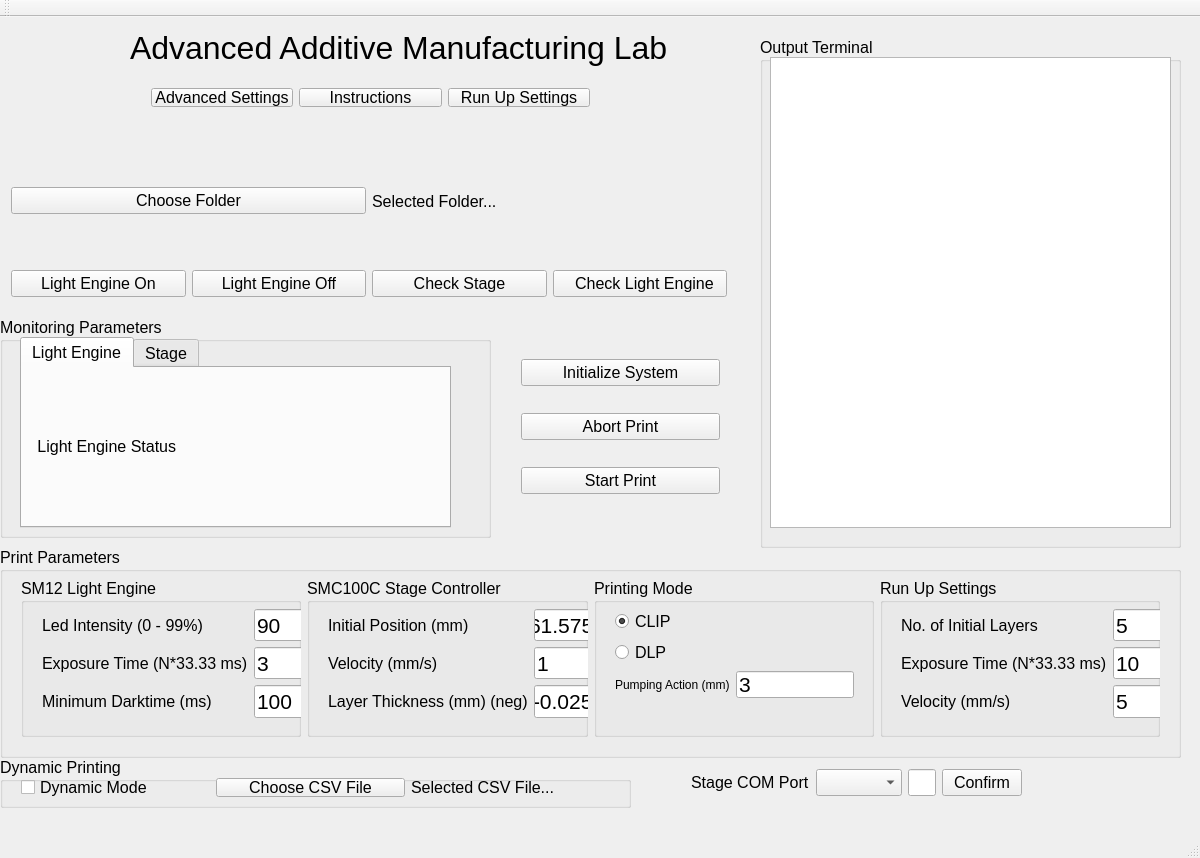
<?xml version="1.0" encoding="UTF-8"?>
<ui version="4.0">
 <class>demoqtClass</class>
 <widget class="QMainWindow" name="demoqtClass">
  <property name="geometry">
   <rect>
    <x>0</x>
    <y>0</y>
    <width>1200</width>
    <height>858</height>
   </rect>
  </property>
  <property name="font">
   <font>
    <family>Segoe UI</family>
    <pointsize>12</pointsize>
   </font>
  </property>
  <property name="windowTitle">
   <string>demoqt</string>
  </property>
  <widget class="QWidget" name="centralWidget">
   <widget class="QGroupBox" name="groupBox_3">
    <property name="geometry">
     <rect>
      <x>0</x>
      <y>530</y>
      <width>1181</width>
      <height>211</height>
     </rect>
    </property>
    <property name="font">
     <font>
      <family>Segoe UI</family>
      <pointsize>12</pointsize>
     </font>
    </property>
    <property name="title">
     <string>Print Parameters</string>
    </property>
    <widget class="QWidget" name="horizontalLayoutWidget">
     <property name="geometry">
      <rect>
       <x>10</x>
       <y>20</y>
       <width>1161</width>
       <height>181</height>
      </rect>
     </property>
     <layout class="QHBoxLayout" name="horizontalLayout_2">
      <item>
       <widget class="QGroupBox" name="groupBox">
        <property name="title">
         <string>SM12 Light Engine </string>
        </property>
        <widget class="QWidget" name="formLayoutWidget">
         <property name="geometry">
          <rect>
           <x>10</x>
           <y>20</y>
           <width>301</width>
           <height>131</height>
          </rect>
         </property>
         <layout class="QFormLayout" name="formLayout">
          <item row="0" column="0">
           <widget class="QLabel" name="label_inputCurrent">
            <property name="font">
             <font>
              <family>Segoe UI</family>
              <pointsize>12</pointsize>
              <weight>50</weight>
              <bold>false</bold>
             </font>
            </property>
            <property name="text">
             <string>Led Intensity (0 - 99%)</string>
            </property>
           </widget>
          </item>
          <item row="0" column="1">
           <widget class="QLineEdit" name="inputCurrent">
            <property name="font">
             <font>
              <family>Segoe UI</family>
              <pointsize>16</pointsize>
              <weight>50</weight>
              <bold>false</bold>
             </font>
            </property>
            <property name="text">
             <string>90</string>
            </property>
           </widget>
          </item>
          <item row="1" column="1">
           <widget class="QLineEdit" name="exposureTime">
            <property name="font">
             <font>
              <family>Segoe UI</family>
              <pointsize>16</pointsize>
              <weight>50</weight>
              <bold>false</bold>
             </font>
            </property>
            <property name="text">
             <string>3</string>
            </property>
           </widget>
          </item>
          <item row="2" column="0">
           <widget class="QLabel" name="label_minimumDarktime">
            <property name="font">
             <font>
              <family>Segoe UI</family>
              <pointsize>12</pointsize>
              <weight>50</weight>
              <bold>false</bold>
             </font>
            </property>
            <property name="text">
             <string>Minimum Darktime (ms)</string>
            </property>
           </widget>
          </item>
          <item row="2" column="1">
           <widget class="QLineEdit" name="minimumDarktime">
            <property name="font">
             <font>
              <family>Segoe UI</family>
              <pointsize>16</pointsize>
              <weight>50</weight>
              <bold>false</bold>
             </font>
            </property>
            <property name="text">
             <string>100</string>
            </property>
           </widget>
          </item>
          <item row="1" column="0">
           <widget class="QLabel" name="label_exposureTime">
            <property name="font">
             <font>
              <family>Segoe UI</family>
              <pointsize>12</pointsize>
              <weight>50</weight>
              <bold>false</bold>
             </font>
            </property>
            <property name="text">
             <string>Exposure Time (N*33.33 ms)</string>
            </property>
           </widget>
          </item>
         </layout>
        </widget>
       </widget>
      </item>
      <item>
       <widget class="QGroupBox" name="groupBox_2">
        <property name="title">
         <string>SMC100C Stage Controller </string>
        </property>
        <widget class="QWidget" name="formLayoutWidget_2">
         <property name="geometry">
          <rect>
           <x>10</x>
           <y>20</y>
           <width>291</width>
           <height>131</height>
          </rect>
         </property>
         <layout class="QFormLayout" name="formLayout_2">
          <item row="0" column="0">
           <widget class="QLabel" name="label_initialPosition">
            <property name="font">
             <font>
              <family>Segoe UI</family>
              <pointsize>12</pointsize>
              <weight>50</weight>
              <bold>false</bold>
             </font>
            </property>
            <property name="text">
             <string>Initial Position (mm)</string>
            </property>
           </widget>
          </item>
          <item row="0" column="1">
           <widget class="QLineEdit" name="initialPosition">
            <property name="font">
             <font>
              <family>Segoe UI</family>
              <pointsize>16</pointsize>
              <weight>50</weight>
              <bold>false</bold>
             </font>
            </property>
            <property name="text">
             <string>61.575</string>
            </property>
           </widget>
          </item>
          <item row="1" column="0">
           <widget class="QLabel" name="label_inputVelocity">
            <property name="font">
             <font>
              <family>Segoe UI</family>
              <pointsize>12</pointsize>
              <weight>50</weight>
              <bold>false</bold>
             </font>
            </property>
            <property name="text">
             <string>Velocity (mm/s)</string>
            </property>
           </widget>
          </item>
          <item row="1" column="1">
           <widget class="QLineEdit" name="inputVelocity">
            <property name="font">
             <font>
              <family>Segoe UI</family>
              <pointsize>16</pointsize>
              <weight>50</weight>
              <bold>false</bold>
             </font>
            </property>
            <property name="text">
             <string>1</string>
            </property>
           </widget>
          </item>
          <item row="2" column="0">
           <widget class="QLabel" name="label_LayerThickness">
            <property name="font">
             <font>
              <family>Segoe UI</family>
              <pointsize>12</pointsize>
              <weight>50</weight>
              <bold>false</bold>
             </font>
            </property>
            <property name="text">
             <string>Layer Thickness (mm) (neg)</string>
            </property>
           </widget>
          </item>
          <item row="2" column="1">
           <widget class="QLineEdit" name="inputStepSize">
            <property name="font">
             <font>
              <family>Segoe UI</family>
              <pointsize>16</pointsize>
              <weight>50</weight>
              <bold>false</bold>
             </font>
            </property>
            <property name="text">
             <string>-0.025</string>
            </property>
           </widget>
          </item>
         </layout>
        </widget>
       </widget>
      </item>
      <item>
       <widget class="QGroupBox" name="groupBox_5">
        <property name="font">
         <font>
          <family>Segoe UI</family>
          <pointsize>12</pointsize>
         </font>
        </property>
        <property name="title">
         <string>Printing Mode</string>
        </property>
        <widget class="QWidget" name="verticalLayoutWidget_3">
         <property name="geometry">
          <rect>
           <x>10</x>
           <y>20</y>
           <width>261</width>
           <height>111</height>
          </rect>
         </property>
         <layout class="QVBoxLayout" name="verticalLayout_3">
          <item>
           <widget class="QRadioButton" name="radioButtonCLIP">
            <property name="font">
             <font>
              <family>Segoe UI</family>
              <pointsize>12</pointsize>
             </font>
            </property>
            <property name="text">
             <string>CLIP</string>
            </property>
            <property name="checked">
             <bool>true</bool>
            </property>
           </widget>
          </item>
          <item>
           <widget class="QRadioButton" name="radioButtonDLP">
            <property name="font">
             <font>
              <family>Segoe UI</family>
              <pointsize>12</pointsize>
             </font>
            </property>
            <property name="text">
             <string>DLP</string>
            </property>
           </widget>
          </item>
          <item>
           <layout class="QHBoxLayout" name="horizontalLayout_4">
            <item>
             <widget class="QLabel" name="pumpingLabel">
              <property name="enabled">
               <bool>true</bool>
              </property>
              <property name="font">
               <font>
                <family>Segoe UI</family>
                <pointsize>9</pointsize>
               </font>
              </property>
              <property name="text">
               <string>Pumping Action (mm)</string>
              </property>
             </widget>
            </item>
            <item>
             <widget class="QLineEdit" name="pumpingLineEdit">
              <property name="font">
               <font>
                <family>Segoe UI</family>
                <pointsize>16</pointsize>
               </font>
              </property>
              <property name="text">
               <string>3</string>
              </property>
             </widget>
            </item>
           </layout>
          </item>
         </layout>
        </widget>
       </widget>
      </item>
      <item>
       <widget class="QGroupBox" name="RunUpGroup">
        <property name="title">
         <string>Run Up Settings</string>
        </property>
        <widget class="QWidget" name="formLayoutWidget_3">
         <property name="geometry">
          <rect>
           <x>10</x>
           <y>20</y>
           <width>291</width>
           <height>131</height>
          </rect>
         </property>
         <layout class="QFormLayout" name="formLayout_3">
          <item row="0" column="0">
           <widget class="QLabel" name="label_initialPosition_2">
            <property name="font">
             <font>
              <family>Segoe UI</family>
              <pointsize>12</pointsize>
              <weight>50</weight>
              <bold>false</bold>
             </font>
            </property>
            <property name="text">
             <string>No. of Initial Layers</string>
            </property>
           </widget>
          </item>
          <item row="0" column="1">
           <widget class="QLineEdit" name="initialLayerNumber">
            <property name="font">
             <font>
              <family>Segoe UI</family>
              <pointsize>16</pointsize>
              <weight>50</weight>
              <bold>false</bold>
             </font>
            </property>
            <property name="text">
             <string>5</string>
            </property>
           </widget>
          </item>
          <item row="2" column="0">
           <widget class="QLabel" name="label_inputVelocity_2">
            <property name="font">
             <font>
              <family>Segoe UI</family>
              <pointsize>12</pointsize>
              <weight>50</weight>
              <bold>false</bold>
             </font>
            </property>
            <property name="text">
             <string>Velocity (mm/s)</string>
            </property>
           </widget>
          </item>
          <item row="2" column="1">
           <widget class="QLineEdit" name="initialVelocity">
            <property name="font">
             <font>
              <family>Segoe UI</family>
              <pointsize>16</pointsize>
              <weight>50</weight>
              <bold>false</bold>
             </font>
            </property>
            <property name="text">
             <string>5</string>
            </property>
           </widget>
          </item>
          <item row="1" column="0">
           <widget class="QLabel" name="label_LayerThickness_2">
            <property name="font">
             <font>
              <family>Segoe UI</family>
              <pointsize>12</pointsize>
              <weight>50</weight>
              <bold>false</bold>
             </font>
            </property>
            <property name="text">
             <string>Exposure Time (N*33.33 ms)</string>
            </property>
           </widget>
          </item>
          <item row="1" column="1">
           <widget class="QLineEdit" name="initialExposureTime">
            <property name="font">
             <font>
              <family>Segoe UI</family>
              <pointsize>16</pointsize>
              <weight>50</weight>
              <bold>false</bold>
             </font>
            </property>
            <property name="text">
             <string>10</string>
            </property>
           </widget>
          </item>
         </layout>
        </widget>
       </widget>
      </item>
     </layout>
    </widget>
   </widget>
   <widget class="QWidget" name="verticalLayoutWidget">
    <property name="geometry">
     <rect>
      <x>0</x>
      <y>110</y>
      <width>738</width>
      <height>181</height>
     </rect>
    </property>
    <layout class="QVBoxLayout" name="verticalLayout">
     <item>
      <layout class="QHBoxLayout" name="horizontalLayout">
       <item>
        <widget class="QPushButton" name="selectFolderButton">
         <property name="font">
          <font>
           <family>Segoe UI</family>
           <pointsize>12</pointsize>
           <weight>50</weight>
           <bold>false</bold>
          </font>
         </property>
         <property name="text">
          <string>Choose Folder</string>
         </property>
        </widget>
       </item>
       <item>
        <widget class="QLabel" name="label_selectFolder">
         <property name="font">
          <font>
           <family>Segoe UI</family>
           <pointsize>12</pointsize>
          </font>
         </property>
         <property name="text">
          <string>Selected Folder...</string>
         </property>
        </widget>
       </item>
      </layout>
     </item>
     <item>
      <layout class="QHBoxLayout" name="horizontalLayout_3">
       <item>
        <widget class="QPushButton" name="SM12onButton">
         <property name="font">
          <font>
           <family>Segoe UI</family>
           <pointsize>12</pointsize>
           <weight>50</weight>
           <bold>false</bold>
          </font>
         </property>
         <property name="text">
          <string>Light Engine On</string>
         </property>
        </widget>
       </item>
       <item>
        <widget class="QPushButton" name="SM12offButton">
         <property name="font">
          <font>
           <family>Segoe UI</family>
           <pointsize>12</pointsize>
           <weight>50</weight>
           <bold>false</bold>
          </font>
         </property>
         <property name="text">
          <string>Light Engine Off</string>
         </property>
        </widget>
       </item>
       <item>
        <widget class="QPushButton" name="checkStageButton">
         <property name="font">
          <font>
           <family>Segoe UI</family>
           <pointsize>12</pointsize>
           <weight>50</weight>
           <bold>false</bold>
          </font>
         </property>
         <property name="text">
          <string>Check Stage</string>
         </property>
        </widget>
       </item>
       <item>
        <widget class="QPushButton" name="checkLightEngineButton">
         <property name="font">
          <font>
           <family>Segoe UI</family>
           <pointsize>12</pointsize>
           <weight>50</weight>
           <bold>false</bold>
          </font>
         </property>
         <property name="text">
          <string>  Check Light Engine</string>
         </property>
        </widget>
       </item>
      </layout>
     </item>
    </layout>
   </widget>
   <widget class="QGroupBox" name="groupBox_4">
    <property name="geometry">
     <rect>
      <x>0</x>
      <y>300</y>
      <width>491</width>
      <height>221</height>
     </rect>
    </property>
    <property name="font">
     <font>
      <family>Segoe UI</family>
      <pointsize>12</pointsize>
      <weight>50</weight>
      <bold>false</bold>
     </font>
    </property>
    <property name="title">
     <string>Monitoring Parameters</string>
    </property>
    <widget class="QTabWidget" name="tabWidget">
     <property name="geometry">
      <rect>
       <x>20</x>
       <y>20</y>
       <width>431</width>
       <height>191</height>
      </rect>
     </property>
     <property name="currentIndex">
      <number>0</number>
     </property>
     <widget class="QWidget" name="LightEnginetab">
      <attribute name="title">
       <string>Light Engine</string>
      </attribute>
      <widget class="QLabel" name="lighteEngineLabel">
       <property name="geometry">
        <rect>
         <x>11</x>
         <y>8</y>
         <width>241</width>
         <height>141</height>
        </rect>
       </property>
       <property name="font">
        <font>
         <family>Segoe UI</family>
         <pointsize>12</pointsize>
         <weight>50</weight>
         <bold>false</bold>
        </font>
       </property>
       <property name="text">
        <string> Light Engine Status</string>
       </property>
      </widget>
     </widget>
     <widget class="QWidget" name="StageTab">
      <attribute name="title">
       <string>Stage</string>
      </attribute>
      <widget class="QLabel" name="engineLabel">
       <property name="geometry">
        <rect>
         <x>30</x>
         <y>20</y>
         <width>409</width>
         <height>131</height>
        </rect>
       </property>
       <property name="font">
        <font>
         <family>Segoe UI</family>
         <pointsize>12</pointsize>
         <weight>50</weight>
         <bold>false</bold>
        </font>
       </property>
       <property name="text">
        <string>Stage Status</string>
       </property>
      </widget>
     </widget>
    </widget>
   </widget>
   <widget class="QLabel" name="skku_logo">
    <property name="geometry">
     <rect>
      <x>20</x>
      <y>10</y>
      <width>100</width>
      <height>100</height>
     </rect>
    </property>
    <property name="text">
     <string/>
    </property>
    <property name="pixmap">
     <pixmap resource="demoqt.qrc">:/demoqt/Sungkyunkwan_University_seal.svg.png</pixmap>
    </property>
   </widget>
   <widget class="QLabel" name="label">
    <property name="geometry">
     <rect>
      <x>130</x>
      <y>10</y>
      <width>551</width>
      <height>41</height>
     </rect>
    </property>
    <property name="font">
     <font>
      <family>Segoe UI</family>
      <pointsize>24</pointsize>
      <weight>50</weight>
      <bold>false</bold>
     </font>
    </property>
    <property name="text">
     <string>Advanced Additive Manufacturing Lab</string>
    </property>
   </widget>
   <widget class="QWidget" name="verticalLayoutWidget_2">
    <property name="geometry">
     <rect>
      <x>510</x>
      <y>310</y>
      <width>221</width>
      <height>201</height>
     </rect>
    </property>
    <layout class="QVBoxLayout" name="verticalLayout_2">
     <item>
      <widget class="QPushButton" name="initializeSystemButton">
       <property name="font">
        <font>
         <family>Segoe UI</family>
         <pointsize>12</pointsize>
         <weight>50</weight>
         <bold>false</bold>
        </font>
       </property>
       <property name="text">
        <string>Initialize System</string>
       </property>
      </widget>
     </item>
     <item>
      <widget class="QPushButton" name="abortPrintButton">
       <property name="font">
        <font>
         <family>Segoe UI</family>
         <pointsize>12</pointsize>
         <weight>50</weight>
         <bold>false</bold>
        </font>
       </property>
       <property name="text">
        <string>Abort Print</string>
       </property>
      </widget>
     </item>
     <item>
      <widget class="QPushButton" name="startPrintButton">
       <property name="font">
        <font>
         <family>Segoe UI</family>
         <pointsize>12</pointsize>
         <weight>50</weight>
         <bold>false</bold>
        </font>
       </property>
       <property name="text">
        <string>Start Print</string>
       </property>
      </widget>
     </item>
    </layout>
   </widget>
   <widget class="QGroupBox" name="groupBox_6">
    <property name="geometry">
     <rect>
      <x>760</x>
      <y>20</y>
      <width>421</width>
      <height>511</height>
     </rect>
    </property>
    <property name="font">
     <font>
      <family>Segoe UI</family>
      <pointsize>12</pointsize>
     </font>
    </property>
    <property name="title">
     <string>Output Terminal</string>
    </property>
    <widget class="QTextEdit" name="outputTerminalTextEdit">
     <property name="geometry">
      <rect>
       <x>10</x>
       <y>20</y>
       <width>401</width>
       <height>471</height>
      </rect>
     </property>
    </widget>
   </widget>
   <widget class="QWidget" name="horizontalLayoutWidget_2">
    <property name="geometry">
     <rect>
      <x>140</x>
      <y>60</y>
      <width>461</width>
      <height>41</height>
     </rect>
    </property>
    <layout class="QHBoxLayout" name="horizontalLayout_5">
     <item>
      <widget class="QPushButton" name="openAdvancedSettings_Button">
       <property name="font">
        <font>
         <family>Segoe UI</family>
         <pointsize>12</pointsize>
         <weight>50</weight>
         <bold>false</bold>
        </font>
       </property>
       <property name="text">
        <string>Advanced Settings</string>
       </property>
      </widget>
     </item>
     <item>
      <widget class="QPushButton" name="instructions_Button">
       <property name="font">
        <font>
         <family>Segoe UI</family>
         <pointsize>12</pointsize>
         <weight>50</weight>
         <bold>false</bold>
        </font>
       </property>
       <property name="text">
        <string>Instructions</string>
       </property>
      </widget>
     </item>
     <item>
      <widget class="QPushButton" name="RunUpSettings_Button">
       <property name="font">
        <font>
         <family>Segoe UI</family>
         <pointsize>12</pointsize>
         <weight>50</weight>
         <bold>false</bold>
        </font>
       </property>
       <property name="text">
        <string>Run Up Settings</string>
       </property>
      </widget>
     </item>
    </layout>
   </widget>
   <widget class="QGroupBox" name="groupBox_7">
    <property name="geometry">
     <rect>
      <x>0</x>
      <y>740</y>
      <width>631</width>
      <height>51</height>
     </rect>
    </property>
    <property name="font">
     <font>
      <family>Segoe UI</family>
      <pointsize>12</pointsize>
     </font>
    </property>
    <property name="title">
     <string>Dynamic Printing</string>
    </property>
    <widget class="QWidget" name="horizontalLayoutWidget_3">
     <property name="geometry">
      <rect>
       <x>10</x>
       <y>10</y>
       <width>601</width>
       <height>41</height>
      </rect>
     </property>
     <layout class="QHBoxLayout" name="horizontalLayout_6">
      <item>
       <widget class="QCheckBox" name="DynamicCheckBox">
        <property name="font">
         <font>
          <family>Segoe UI</family>
          <pointsize>12</pointsize>
         </font>
        </property>
        <property name="text">
         <string>Dynamic Mode</string>
        </property>
       </widget>
      </item>
      <item>
       <widget class="QPushButton" name="selectDynamicFolderButton">
        <property name="font">
         <font>
          <family>Segoe UI</family>
          <pointsize>12</pointsize>
          <weight>50</weight>
          <bold>false</bold>
         </font>
        </property>
        <property name="text">
         <string>Choose CSV File</string>
        </property>
       </widget>
      </item>
      <item>
       <widget class="QLabel" name="label_selectDynamicFolder">
        <property name="font">
         <font>
          <family>Segoe UI</family>
          <pointsize>12</pointsize>
         </font>
        </property>
        <property name="text">
         <string>Selected CSV File...</string>
        </property>
       </widget>
      </item>
     </layout>
    </widget>
   </widget>
   <widget class="QWidget" name="horizontalLayoutWidget_4">
    <property name="geometry">
     <rect>
      <x>680</x>
      <y>740</y>
      <width>353</width>
      <height>51</height>
     </rect>
    </property>
    <layout class="QHBoxLayout" name="horizontalLayout_7">
     <item>
      <widget class="QLabel" name="ComPortLabel">
       <property name="font">
        <font>
         <family>Segoe UI</family>
         <pointsize>12</pointsize>
        </font>
       </property>
       <property name="text">
        <string>Stage COM Port</string>
       </property>
      </widget>
     </item>
     <item>
      <widget class="QComboBox" name="comPortComboBox">
       <property name="font">
        <font>
         <family>Segoe UI</family>
         <pointsize>12</pointsize>
        </font>
       </property>
      </widget>
     </item>
     <item>
      <widget class="QLineEdit" name="ComPortDirectInput">
       <property name="font">
        <font>
         <family>Segoe UI</family>
         <pointsize>12</pointsize>
        </font>
       </property>
      </widget>
     </item>
     <item>
      <widget class="QPushButton" name="comPortPushButton">
       <property name="font">
        <font>
         <family>Segoe UI</family>
         <pointsize>12</pointsize>
        </font>
       </property>
       <property name="text">
        <string>Confirm</string>
       </property>
      </widget>
     </item>
    </layout>
   </widget>
  </widget>
  <widget class="QMenuBar" name="menuBar">
   <property name="geometry">
    <rect>
     <x>0</x>
     <y>0</y>
     <width>1200</width>
     <height>27</height>
    </rect>
   </property>
  </widget>
  <widget class="QToolBar" name="mainToolBar">
   <attribute name="toolBarArea">
    <enum>TopToolBarArea</enum>
   </attribute>
   <attribute name="toolBarBreak">
    <bool>false</bool>
   </attribute>
  </widget>
  <widget class="QStatusBar" name="statusBar"/>
 </widget>
 <layoutdefault spacing="6" margin="11"/>
 <resources>
  <include location="demoqt.qrc"/>
  <include location="../../../../.designer/backup/demoqt.qrc"/>
 </resources>
 <connections/>
</ui>
